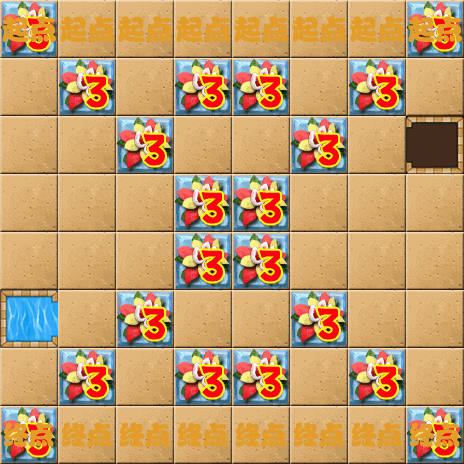

Rendered tile map (Tiled .tmx) drawn with the repository's tilesets; below, a short description and the map source with its tile grids summarised:
An orthogonal 8x8 tile map with 58x58 px tiles, 8 tile layers (1-layer, 2-layer, 3-layer, 4-layer, ...).

<map version="1.0" orientation="orthogonal" renderorder="right-down" width="8" height="8" tilewidth="58" tileheight="58">
 <tileset firstgid="1" name="backgroundBlock" tilewidth="58" tileheight="58">
  <image source="backgroundBlock.png" width="348" height="870" />
 </tileset>
 <layer name="1-layer" width="8" height="8">
  <data>[64 cells, 47 non-empty, 1 distinct tile ids]</data>
 </layer>
 <layer name="2-layer" width="8" height="8">
  <data>[64 cells, 59 non-empty, 7 distinct tile ids]</data>
 </layer>
 <layer name="3-layer" width="8" height="8">
  <data>[64 cells, 64 non-empty, 2 distinct tile ids]</data>
 </layer>
 <layer name="4-layer" width="8" height="8">
  <data>[64 cells, 55 non-empty, 1 distinct tile ids]</data>
 </layer>
 <layer name="5-layer" width="8" height="8">
  <data>[64 cells, 49 non-empty, 1 distinct tile ids]</data>
 </layer>
 <layer name="6-layer" width="8" height="8">
  <data>[64 cells, 59 non-empty, 4 distinct tile ids]</data>
 </layer>
 <layer name="7-layer" width="8" height="8">
  <data>[64 cells, 63 non-empty, 1 distinct tile ids]</data>
 </layer>
 <layer name="8-layer" width="8" height="8">
  <data>[64 cells, 63 non-empty, 3 distinct tile ids]</data>
 </layer>
</map>
